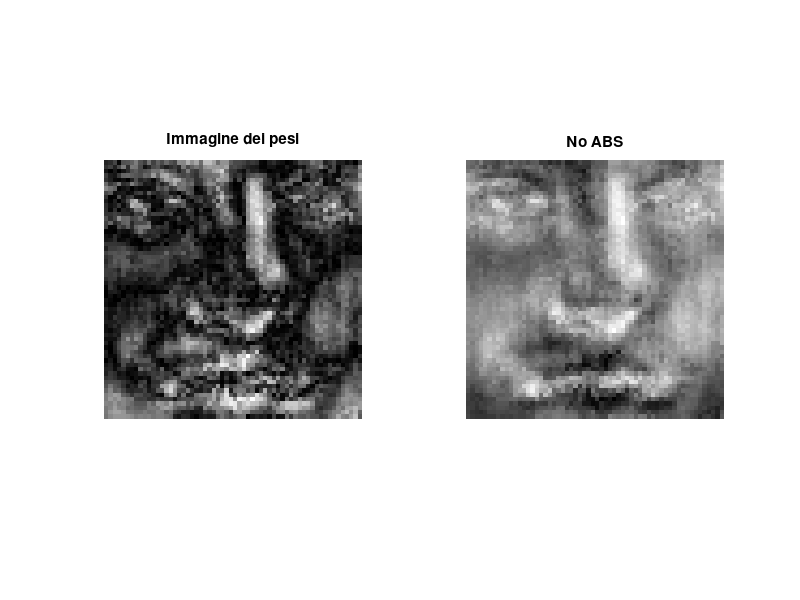
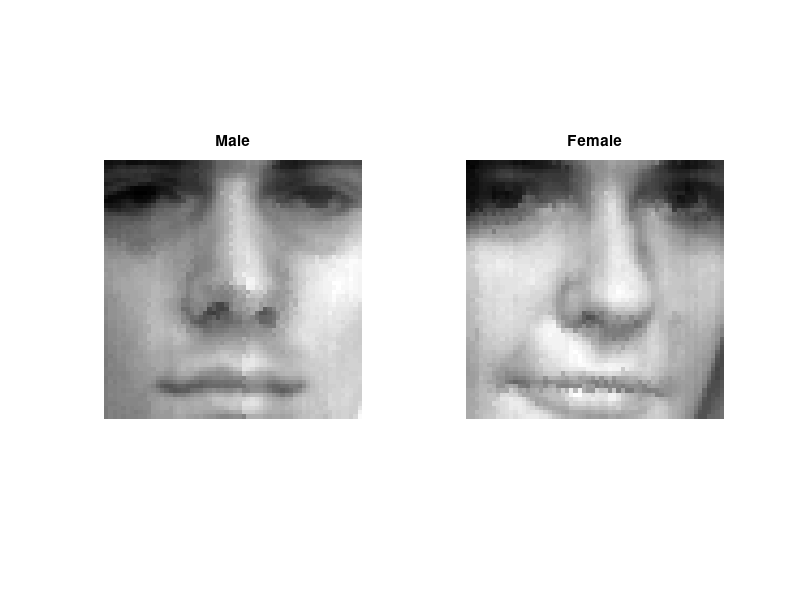

Source code (MATLAB) for these figures, in order:
clear
close all
clc

%% Leggo i dati
X = load('./NN_Datasets/face_x.txt');
Y = load('./NN_Datasets/face_y.txt');

%% Divido il dataset in LS e VS
nl = round(.5 * size(X,1));
i  = randperm(size(X,1));
il = i(1:nl);
iv = i(nl+1:end);

XL = X(il,:);
YL = Y(il);
XV = X(iv,:);
YV = Y(iv);

clear Y nl i il iv

%% Inizializzo i parametri
w = (2*rand(size(XL,2),1)-1)';
w_init = w;
b = 2*rand(1,1)-1;
b_init = b;

%% Learning phase

f = (w*XL')' + b;
err = sum(YL.*f <= 0);

errors = [];
iterations = [];

%% Learning loop
it = 0;
i = 1;
while err > 0
    f = w*XL(i,:)' + b;
    if (YL(i)*f <= 0)
        w = w + YL(i)*XL(i,:);
        b = b + YL(i);
        f = (w*XL')' + b;
        err = sum(YL.*f <= 0);
    end
    i = i+1;
    if (i > size(XL,1))
        i = 1;
    end
    it = it + 1;
end

%iterations = [iterations it];

%% Validation
fV = (w*XV')' + b;
errV = sum(YV.*fV <= 0);
%errors = [errors errV];


%% Show the weigths as image
figure
subplot(1,2,1);
imshow(mat2gray(reshape(abs(w'), [60,60])')); title('Immagine dei pesi');
subplot(1,2,2);
imshow(mat2gray(reshape(w', [60,60])')); title('No ABS');

%% Plot a face
figure
subplot(1,2,1);
imshow(mat2gray(reshape(X(1,:), [60,60])')); title('Male');
subplot(1,2,2);
imshow(mat2gray(reshape(X(2,:), [60,60])')); title('Female');
